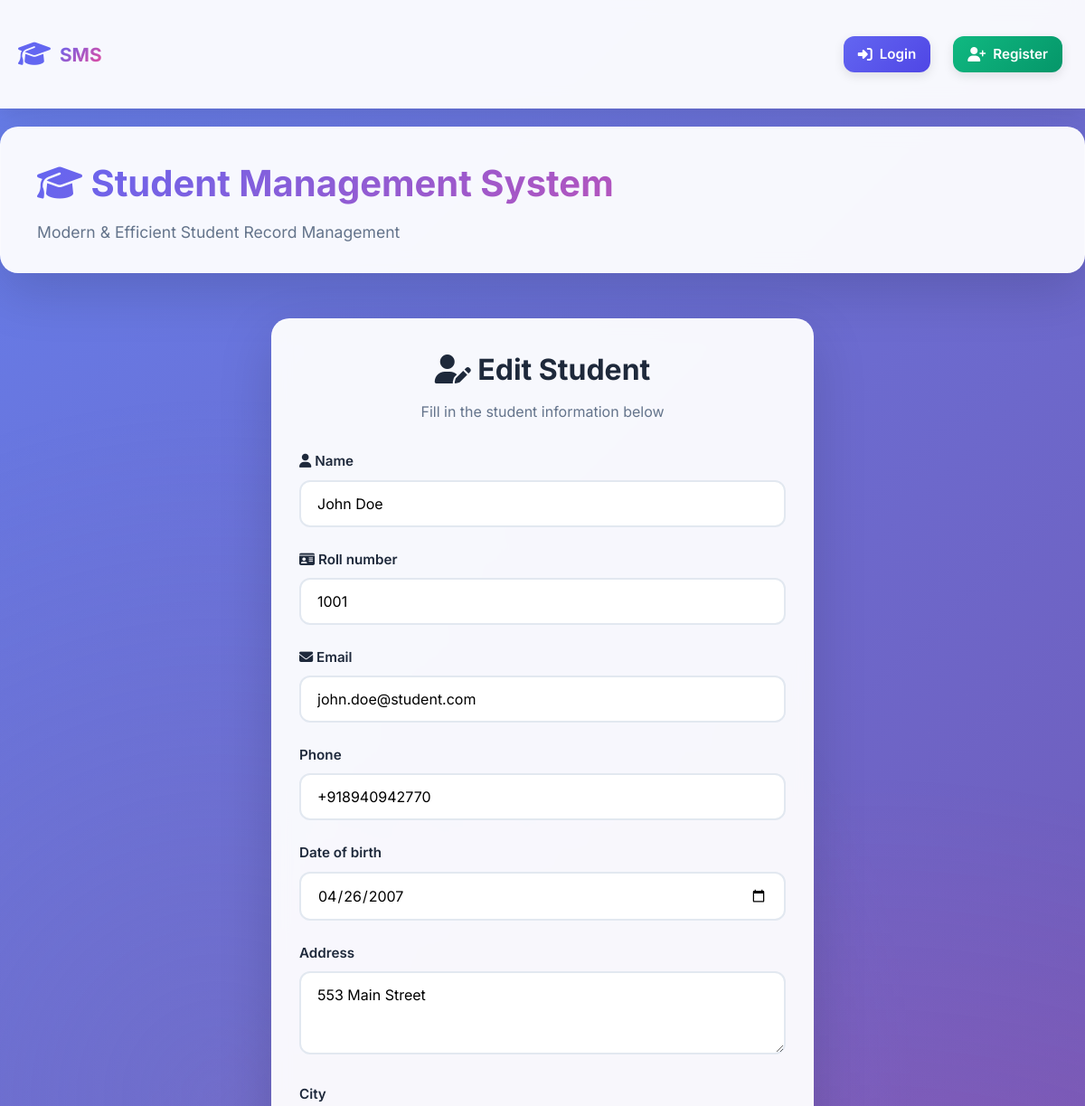
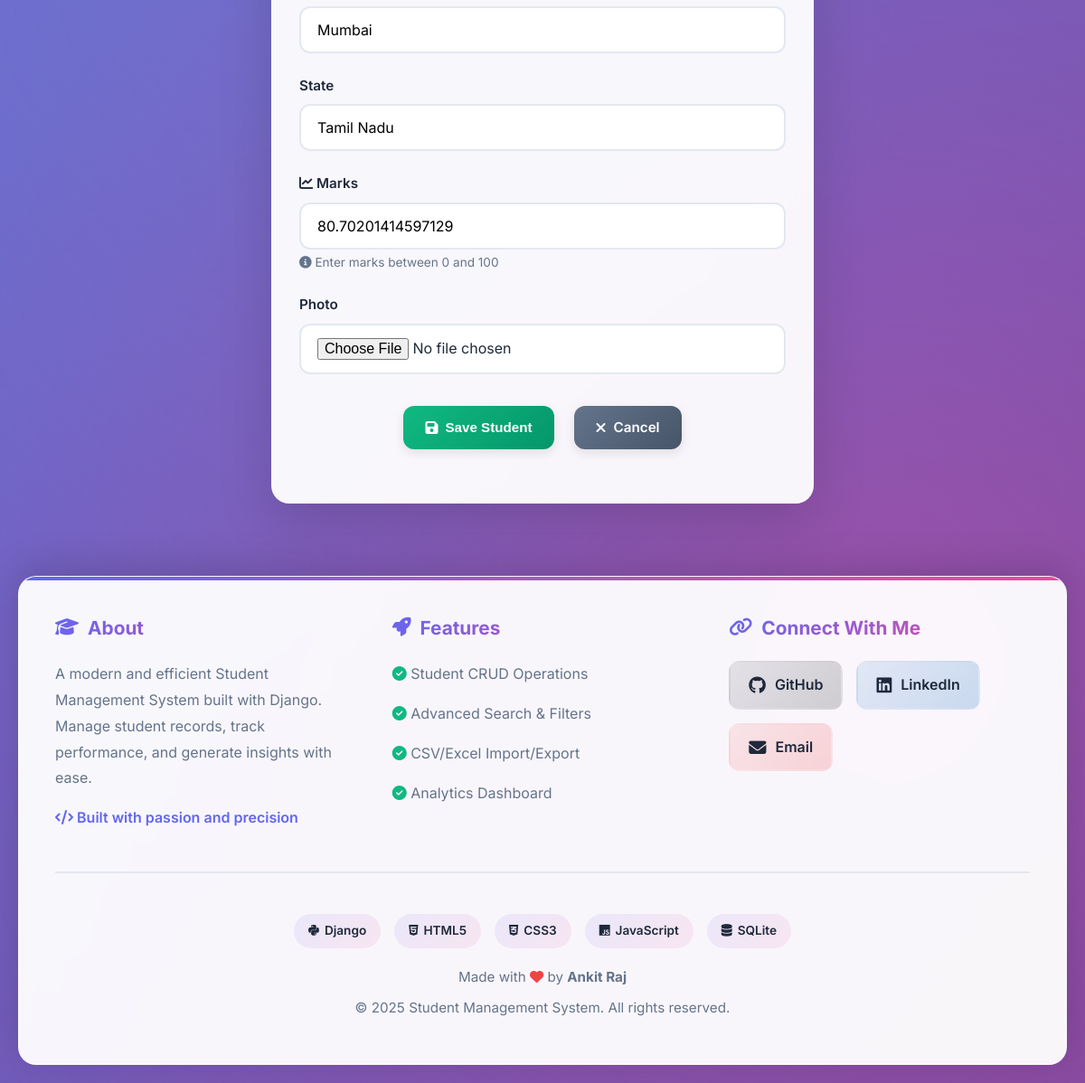
Page /students/1/edit/ on the committed database (2 pictures, top to bottom).
### student/models.py (models this page shows, shortened)
class Student(models.Model):
    GRADE_CHOICES = [
        ('A', 'A Grade (90-100)'),
        ('B', 'B Grade (80-89)'),
        ('C', 'C Grade (70-79)'),
        ('D', 'D Grade (60-69)'),
        ('F', 'F Grade (0-59)'),
    ]
    GENDER_CHOICES = [
        ('M', 'Male'),
        ('F', 'Female'),
        ('O', 'Other'),
    ]
    user = models.OneToOneField(User, on_delete=models.CASCADE, null=True, blank=True, related_name='student_profile')
    name = models.CharField(max_length=100)
    roll_number = models.IntegerField(unique=True)
    email = models.EmailField(unique=True)
    phone = models.CharField(max_length=15, blank=True, null=True)
    date_of_birth = models.DateField(blank=True, null=True)
    gender = models.CharField(max_length=1, choices=GENDER_CHOICES, blank=True, null=True)
    photo = models.ImageField(upload_to='student_photos/', blank=True, null=True)
    address = models.TextField(blank=True, null=True)
    city = models.CharField(max_length=100, blank=True, null=True)
    state = models.CharField(max_length=100, blank=True, null=True)
    postal_code = models.CharField(max_length=10, blank=True, null=True)
    country = models.CharField(max_length=100, default='India')
    guardian_name = models.CharField(max_length=100, blank=True, null=True)
    guardian_phone = models.CharField(max_length=15, blank=True, null=True)
    guardian_email = models.EmailField(blank=True, null=True)
    guardian_relation = models.CharField(max_length=50, blank=True, null=True)
    marks = models.FloatField(
        validators=[MinValueValidator(0), MaxValueValidator(100)],
        help_text="Enter marks between 0 and 100"
    )
    grade = models.CharField(max_length=1, choices=GRADE_CHOICES, blank=True)
    admission_date = models.DateField(default=timezone.now)
    class_name = models.CharField(max_length=50, blank=True, null=True)
    section = models.CharField(max_length=10, blank=True, null=True)
    created_at = models.DateTimeField(default=timezone.now)
    updated_at = models.DateTimeField(auto_now=True)
    is_active = models.BooleanField(default=True)
    notes = models.TextField(blank=True, null=True, help_text="Internal notes about the student")
    class Meta:
        ordering = ['-created_at']
        indexes = [
            models.Index(fields=['roll_number']),
            models.Index(fields=['email']),
            models.Index(fields=['grade']),
            models.Index(fields=['class_name']),
        ]

### student/views.py (the view)
# urls.py: path('students/<int:pk>/edit/', views.student_update, name='student_update'),
def student_update(request, pk):
    student = get_object_or_404(Student, pk=pk)
    if request.method == 'POST':
        form = StudentForm(request.POST, request.FILES, instance=student)
        if form.is_valid():
            form.save()
            messages.success(request, 'Student updated successfully!')
            return redirect('student_detail', pk=pk)
    else:
        form = StudentForm(instance=student)
    return render(request, 'student/student_form.html', {'form': form, 'title': 'Edit Student'})

### student/templates/student/student_form.html (shortened to what this page needs)
{% extends 'base.html' %}
{% block content %}
<div class="card form-container">
    <div style="text-align: center; margin-bottom: 30px;">
        <h2 style="font-size: 2rem; color: var(--dark); margin-bottom: 8px;">
            <i class="fas fa-user-edit"></i> {{ title }}
        </h2>
        <p style="color: var(--gray);">Fill in the student information below</p>
    </div>
    <form method="post">
        {% for field in form %}
        <div class="form-group">
            <label for="{{ field.id_for_label }}">
                {% if field.name == "name" %}
                <i class="fas fa-user"></i>
                {% elif field.name == "roll_number" %}
                <i class="fas fa-id-card"></i>
                {% elif field.name == "email" %}
                <i class="fas fa-envelope"></i>
                {% elif field.name == "marks" %}
                <i class="fas fa-chart-line"></i>
                {% endif %}
                {{ field.label }}
            </label>
            {{ field }}
            {% if field.help_text %}
            <div style="color: var(--gray); font-size: 0.85rem; margin-top: 4px;">
                <i class="fas fa-info-circle"></i> {{ field.help_text }}
            </div>
            {% endif %}
        </div>
        {% endfor %}
        <div class="form-group actions" style="margin-top: 30px;">
            <button type="submit" class="btn btn-success">
                <i class="fas fa-save"></i> Save Student
            </button>
            <a href="{% url 'student_list' %}" class="btn btn-secondary">
                <i class="fas fa-times"></i> Cancel
            </a>
        </div>
    </form>
</div>
{% endblock %}

### student/templates/base.html (style rules this page uses)
* { margin: 0; padding: 0; box-sizing: border-box; }
:root { --primary: #6366f1; --primary-dark: #4f46e5; --primary-light: #818cf8; --secondary: #ec4899; --success: #10b981; --danger: #ef4444; --warning: #f59e0b; --dark: #1e293b; --light: #f8fafc; --gray: #64748b; --border: #e2e8f0; --shadow: rgba(0, 0, 0, 0.1); --shadow-lg: rgba(0, 0, 0, 0.15); }
body { font-family: 'Inter', -apple-system, BlinkMacSystemFont, 'Segoe UI', sans-serif; background: linear-gradient(135deg, #667eea 0%, #764ba2 100%); min-height: 100vh; color: var(--dark); line-height: 1.6; }
.card { background: rgba(255, 255, 255, 0.95); backdrop-filter: blur(10px); border-radius: 20px; padding: 30px; box-shadow: 0 20px 60px var(--shadow-lg); border: 1px solid rgba(255, 255, 255, 0.3); animation: fadeInUp 0.6s ease-out; }
.btn { display: inline-flex; align-items: center; gap: 8px; padding: 12px 24px; margin: 5px; border: none; border-radius: 12px; cursor: pointer; text-decoration: none; font-weight: 600; font-size: 0.95rem; transition: all 0.3s ease; box-shadow: 0 4px 12px var(--shadow); }
.btn-secondary { background: linear-gradient(135deg, var(--gray) 0%, #475569 100%); color: white; }
.btn-success { background: linear-gradient(135deg, var(--success) 0%, #059669 100%); color: white; }
.btn i { font-size: 1rem; }
.form-container { max-width: 600px; margin: 0 auto; }
.form-group { margin-bottom: 24px; }
label { display: block; margin-bottom: 8px; font-weight: 600; color: var(--dark); font-size: 0.95rem; }
input, textarea, select { width: 100%; padding: 14px 18px; border: 2px solid var(--border); border-radius: 12px; font-size: 1rem; font-family: inherit; transition: all 0.3s ease; background: white; }
.actions { display: flex; gap: 12px; justify-content: center; flex-wrap: wrap; }

### rows in the picture
Student: form "John Doe" "1001" "john.doe@student.com" "+918940942770" "04/26/2007" "553 Main Street" "Mumbai" "Tamil Nadu" "80.70201414597129"

### other values in the picture
{{ title }} "Edit Student"
{{ field.label }} "Name" "Roll number" "Email" "Phone" "Date of birth" "Address" "City" "State" "Marks" "Photo"
{{ field.help_text }} "Enter marks between 0 and 100"
